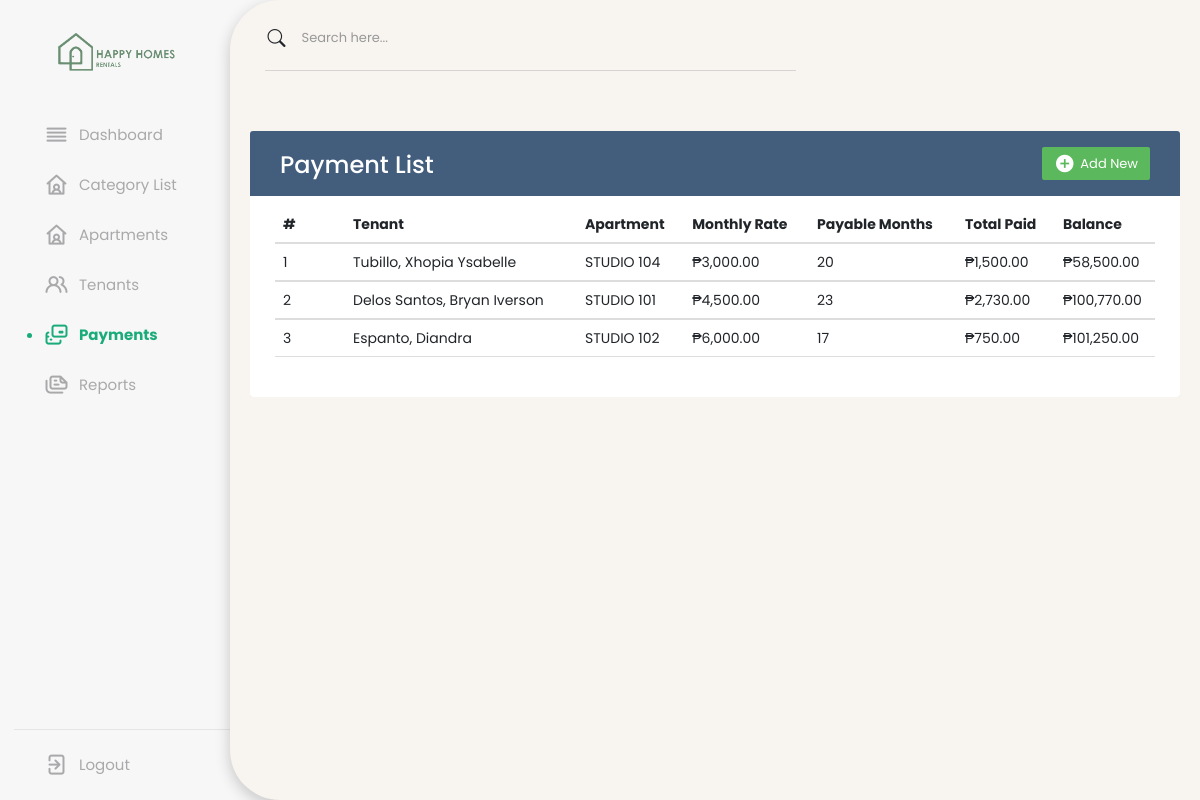
The page /payments.php on the database its author committed.
### tables this page shows
CREATE TABLE `payments` (
  `id` int(30) NOT NULL,
  `tenant_id` int(30) NOT NULL,
  `paid` float NOT NULL,
  `invoice` varchar(50) NOT NULL,
  `date_created` datetime NOT NULL DEFAULT current_timestamp()
);

CREATE TABLE `apartments` (
  `id` int(30) NOT NULL,
  `category_id` int(30) NOT NULL,
  `apart` varchar(30) NOT NULL,
  `status` tinyint(1) NOT NULL DEFAULT 0 COMMENT '0 = Available, 1 = Unavailable, 2 = Maintenance'
);

CREATE TABLE `apartment_categories` (
  `id` int(30) NOT NULL,
  `name` text NOT NULL,
  `amount` float NOT NULL
);

### Stored_Data/Get_List/get_payment_list.php (called while the page is built)
<?php
    require_once "db_conn.php";
    $tenants = [];
    $query = "SELECT p.*, t.firstname, t.lastname, t.apartment_id, a.apart, ac.amount, t.dt
              FROM payments p
              INNER JOIN tenants t ON p.tenant_id = t.id
              INNER JOIN apartments a ON t.apartment_id = a.id
              INNER JOIN apartment_categories ac ON a.category_id = ac.id
              ORDER BY p.date_created DESC";
    $payments_query = $conn->query($query);
    while ($row = $payments_query->fetch_assoc()) {
        $tenantId = $row['tenant_id'];
        if (!isset($tenants[$tenantId])) {
            $tenants[$tenantId] = [
                'tenant' => $row['lastname'] . ', ' . $row['firstname'],
                'apartment' => $row['apart'],
                'amount' => $row['amount'],
                'paid' => 0,
                'monthsAhead' => 0,
                'balance' => 0,
                'payments' => []
            ];
        }
        $tenants[$tenantId]['paid'] += $row['paid'];
        $tenants[$tenantId]['monthsAhead'] = calculateMonthsAhead($row['dt']);
        $tenants[$tenantId]['balance'] = ($tenants[$tenantId]['monthsAhead'] * $tenants[$tenantId]['amount']) - $tenants[$tenantId]['paid'];
        $tenants[$tenantId]['payments'][] = [
            'date' => formatDate($row['date_created']),
            'invoice' => $row['invoice'],
            'paid' => $row['paid'],
            'id' => $row['id']
        ];
    }
    function calculateMonthsAhead($date)
    {
        $today = new DateTime();
        $tenantDate = new DateTime($date);
        $interval = $today->diff($tenantDate);
        $monthsAhead = $interval->y * 12 + $interval->m;
        return $monthsAhead;
    }
    function formatDate($date)
    {
        $dateTime = new DateTime($date);
        $formattedDate = $dateTime->format('F d, Y - g:iA');
        return $formattedDate;
    }
?>

### payments.php (the view, shortened to what this page needs)
<?php
    include "db_conn.php";
?>
<!DOCTYPE html>
<html lang="en">
<head>
    <?php include 'extras/header.php'; ?>
</head>
<body>
    <?php include 'extras/nav.php'; ?>
    <section class="dashboard">
        <div class="header-container">
            <div class="row justify-content-start align-items-center mb-4">
                <div class="col-auto">
                    <div class="input-group search-container">
                        <div class="input-group-prepend">
                            <span class="input-group-text bg-transparent border-0">
                                <i class="bi bi-search text-dark"></i>
                            </span>
                        </div>
                        <input type="text" id="search-input" class="form-control rounded-pill search-input" placeholder="Search here..." aria-label="Search">
                    </div>
                </div>
            </div>
            <hr class="separator">
        </div>
        <?php include "Stored_Data/Get_List/get_payment_list.php"; ?>
        <div class="dash-content">
            <div class="overview">
                <div class="table-responsive">
                    <div class="table-wrapper">
                        <div class="table-title">
                            <div class="row">
                                <div class="col-xs-6">
                                    <h2>Payment List</h2>
                                </div>
                                <div class="col-xs-6">
                                    <a href="#addModal" id="submitCat" class="btn btn-success" data-toggle="modal" data-target="#addModal"><i class="material-icons">&#xE147;</i> <span>Add New</span></a>
                                </div>
                            </div>
                        </div>
                        <table id="manage-pay" class="table table-borderless table-hover">
                            <thead>
                                <tr>
                                    <th data-column="1">#</th>
                                    <th data-column="2">Tenant</th>
                                    <th data-column="3">Apartment</th>
                                    <th data-column="4">Monthly Rate</th>
                                    <th data-column="5">Payable Months</th>
                                    <th data-column="6">Total Paid</th>
                                    <th data-column="7">Balance</th>
                                </tr>
                            </thead>
                            <tbody>
                                <?php
                                    $rowNumber = 1;
                                    foreach ($tenants as $tenant) {
                                        $price = number_format($tenant['amount'], 2);
                                        $paid = number_format($tenant['paid'], 2);
                                        $balance = number_format($tenant['balance'], 2);
                                ?>
                                <tr data-bs-toggle="collapse" data-bs-target="#nestedRow<?= $rowNumber ?>" class="accordion-toggle">
                                    <td><?= $rowNumber ?></td>
                                    <td><?= $tenant['tenant'] ?></td>
                                    <td><?= $tenant['apartment'] ?></td>
                                    <td>₱<?= $price ?></td>
                                    <td><?= $tenant['monthsAhead'] ?></td>
                                    <td>₱<?= $paid ?></td>
                                    <td>₱<?= $balance ?></td>
                                </tr>
                                <tr>
                                    <td colspan="7" class="p-0">
                                    </td>
                                </tr>
                                <?php
                                    $rowNumber++;
                                    }
                                ?>
                            </tbody>
                        </table>
                    </div>
                </div>
            </div>
        </div>
    </section>
</body>
</html>

### css/style.css (style rules this page uses)
* { margin: 0; padding: 0; box-sizing: border-box; font-family: 'Poppins', sans-serif; }
:root { --primary-color: #0E4BF1; --panel-color: #FFF; --text-color: #000; --black-light-color: #707070; --border-color: #e6e5e5; --toggle-color: #DDD; --box1-color: #4DA3FF; --box2-color: #FFE6AC; --box3-color: #E7D1FC; --title-icon-color: #fff; --tran-05: all 0.5s ease; --tran-03: all 0.3s ease; --tran-03: all 0.2s ease; }
body { min-height: 100vh; background-color: #f7f7f7 !important; }
.dashboard { position: absolute; left: 230px; background-color: #f8f4f0; min-height: 100vh; width: calc(100% - 230px); padding: 20px; transition: var(--tran-05); z-index: 999; box-shadow: 0px 5px 15px rgba(0, 0, 0, 0.2); border-top-left-radius: 50px; border-bottom-left-radius: 50px; }
.header-container { padding-left: 15px; }
.dashboard .dash-content { padding-top: 20px; }

### css/nested-table.css (style rules this page uses)
.accordion-toggle { cursor: pointer; }

### css/dashboard-style.css (style rules this page uses)
.input-group { width: 100%; }
.search-container { display: flex; align-items: center; position: relative; width: 100%; }
.search-container .input-group-text { padding: 0; }
.separator { border: none; border-top: 1px solid #1e1d3098; width: 58%; margin: 10px 0; position: relative; z-index: 1; }
.input-group-text { background-color: transparent; border: none; padding: 0; }
.search-input { background-color: transparent !important; font-size: 13px !important; padding-left: 45px !important; border: none !important; box-shadow: none !important; outline: none !important; width: 270% !important; height: 35px !important; box-sizing: border-box; }
.bi-search { color: #1e1d30; font-size: 18px; position: absolute; left: 10px; top: 50%; transform: translateY(-50%); }

### css/modal.css (style rules this page uses)
body { color: #566787; background: #f5f5f5; font-family: 'Varela Round', sans-serif; font-size: 13px; }
.table-responsive { margin: 30px 0; }
.table-wrapper { min-width: 900px; background: #fff; padding: 20px 25px; border-radius: 3px; box-shadow: 0 1px 1px rgba(0,0,0,.05); }
.table-title { padding-bottom: 15px; background: #435d7d; color: #fff; padding: 16px 30px; margin: -20px -25px 10px; border-radius: 3px 3px 0 0; }
.table-title h2 { margin: 5px 0 0; font-size: 24px; }
.table-title .btn { color: #fff; float: right; font-size: 13px; border: none; min-width: 50px; border-radius: 2px; border: none; outline: none !important; margin-left: 10px; }
.table-title .btn i { float: left; font-size: 21px; margin-right: 5px; }
.table-title .btn span { float: left; margin-top: 2px; }
table.table tr th, table.table tr td { border-color: #e9e9e9; padding: 12px 15px; vertical-align: middle; }
table.table tr th:first-child { width: 70px; }
table.table tr th:last-child { width: 100px; }

### rows shown on the page
payments: tenant "Tubillo, Xhopia Ysabelle", apartments.apart "STUDIO 104", apartment_categories.amount "3,000.00", monthsAhead "20", paid "1,500.00", balance "58,500.00"
payments: tenant "Espanto, Diandra", apartments.apart "STUDIO 102", apartment_categories.amount "6,000.00", monthsAhead "17", paid "750.00", balance "101,250.00"

### other values the page prints
$tenant['tenant'] "Delos Santos, Bryan Iverson"
$tenant['apartment'] "STUDIO 101"
$price "4,500.00"
$tenant['monthsAhead'] "23"
$paid "2,730.00"
$balance "100,770.00"
